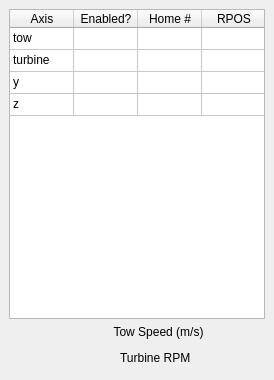
     <widget class="QDockWidget" name="dockWidget_acscontrol">
      <property name="minimumSize">
       <size>
        <width>198</width>
        <height>380</height>
       </size>
      </property>
      <property name="maximumSize">
       <size>
        <width>389</width>
        <height>524287</height>
       </size>
      </property>
      <property name="floating">
       <bool>false</bool>
      </property>
      <property name="features">
       <set>QDockWidget::DockWidgetMovable</set>
      </property>
      <property name="windowTitle">
       <string>ACS Controller</string>
      </property>
      <widget class="QWidget" name="dockWidgetContents_3">
       <layout class="QVBoxLayout" name="verticalLayout_5">
        <item>
         <widget class="QTableWidget" name="tableWidget_acs">
          <property name="sizePolicy">
           <sizepolicy hsizetype="Expanding" vsizetype="Expanding">
            <horstretch>0</horstretch>
            <verstretch>0</verstretch>
           </sizepolicy>
          </property>
          <property name="minimumSize">
           <size>
            <width>0</width>
            <height>112</height>
           </size>
          </property>
          <property name="verticalScrollBarPolicy">
           <enum>Qt::ScrollBarAlwaysOff</enum>
          </property>
          <property name="horizontalScrollBarPolicy">
           <enum>Qt::ScrollBarAlwaysOff</enum>
          </property>
          <property name="editTriggers">
           <set>QAbstractItemView::NoEditTriggers</set>
          </property>
          <property name="showDropIndicator" stdset="0">
           <bool>true</bool>
          </property>
          <property name="dragDropOverwriteMode">
           <bool>false</bool>
          </property>
          <property name="selectionMode">
           <enum>QAbstractItemView::NoSelection</enum>
          </property>
          <property name="showGrid">
           <bool>true</bool>
          </property>
          <attribute name="horizontalHeaderDefaultSectionSize">
           <number>64</number>
          </attribute>
          <attribute name="horizontalHeaderMinimumSectionSize">
           <number>23</number>
          </attribute>
          <attribute name="horizontalHeaderStretchLastSection">
           <bool>true</bool>
          </attribute>
          <attribute name="verticalHeaderVisible">
           <bool>false</bool>
          </attribute>
          <attribute name="verticalHeaderCascadingSectionResizes">
           <bool>false</bool>
          </attribute>
          <attribute name="verticalHeaderDefaultSectionSize">
           <number>22</number>
          </attribute>
          <attribute name="verticalHeaderHighlightSections">
           <bool>false</bool>
          </attribute>
          <attribute name="verticalHeaderMinimumSectionSize">
           <number>15</number>
          </attribute>
          <attribute name="verticalHeaderShowSortIndicator" stdset="0">
           <bool>false</bool>
          </attribute>
          <attribute name="verticalHeaderStretchLastSection">
           <bool>false</bool>
          </attribute>
          <row>
           <property name="text">
            <string/>
           </property>
          </row>
          <row>
           <property name="text">
            <string/>
           </property>
          </row>
          <row>
           <property name="text">
            <string/>
           </property>
          </row>
          <row>
           <property name="text">
            <string/>
           </property>
          </row>
          <column>
           <property name="text">
            <string>Axis</string>
           </property>
          </column>
          <column>
           <property name="text">
            <string>Enabled?</string>
           </property>
          </column>
          <column>
           <property name="text">
            <string>Home #</string>
           </property>
          </column>
          <column>
           <property name="text">
            <string>RPOS</string>
           </property>
          </column>
          <column>
           <property name="text">
            <string>FPOS</string>
           </property>
          </column>
          <column>
           <property name="text">
            <string>FVEL</string>
           </property>
          </column>
          <item row="0" column="0">
           <property name="text">
            <string>tow</string>
           </property>
          </item>
          <item row="1" column="0">
           <property name="text">
            <string>turbine</string>
           </property>
          </item>
          <item row="2" column="0">
           <property name="text">
            <string>y</string>
           </property>
          </item>
          <item row="3" column="0">
           <property name="text">
            <string>z</string>
           </property>
          </item>
         </widget>
        </item>
        <item>
         <layout class="QVBoxLayout" name="verticalLayout">
          <item>
           <widget class="QLabel" name="label_26">
            <property name="text">
             <string>             Tow Speed (m/s)</string>
            </property>
            <property name="alignment">
             <set>Qt::AlignCenter</set>
            </property>
           </widget>
          </item>
          <item>
           <widget class="CurveWidget" name="plotTowSpeed">
            <property name="maximumSize">
             <size>
              <width>16777215</width>
              <height>16777215</height>
             </size>
            </property>
            <property name="orientation">
             <enum>Qt::Horizontal</enum>
            </property>
           </widget>
          </item>
          <item>
           <widget class="QLabel" name="label_27">
            <property name="text">
             <string>           Turbine RPM</string>
            </property>
            <property name="alignment">
             <set>Qt::AlignCenter</set>
            </property>
           </widget>
          </item>
          <item>
           <widget class="CurveWidget" name="plotRPM_acs">
            <property name="maximumSize">
             <size>
              <width>16777215</width>
              <height>16777215</height>
             </size>
            </property>
            <property name="orientation">
             <enum>Qt::Horizontal</enum>
            </property>
           </widget>
          </item>
         </layout>
        </item>
       </layout>
      </widget>
     </widget>
